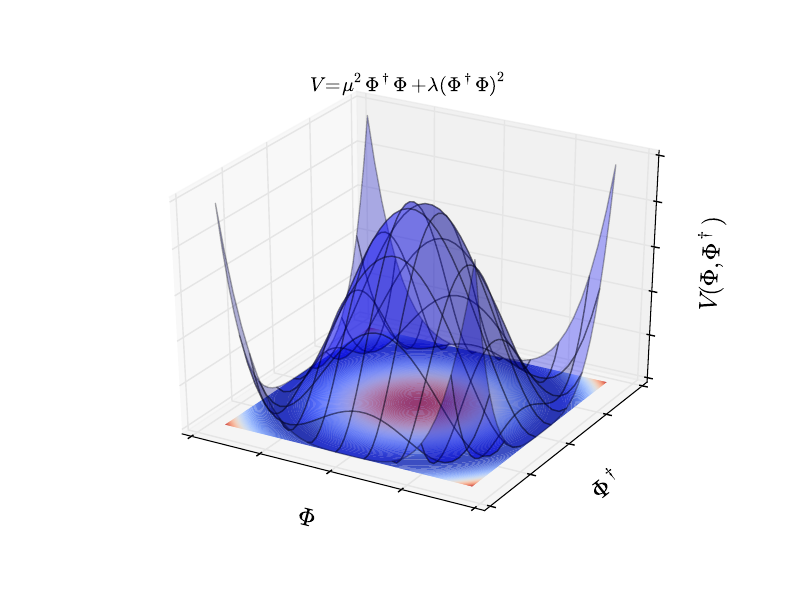

Here is the Python script that generated this plot:
import numpy as np
import matplotlib.pyplot as plt

from matplotlib import cm
from mpl_toolkits.mplot3d import axes3d

def chunks(l, n):
    """ Yield successive n-sized chunks from l.
    """
    for i in xrange(0, len(l), n):
        yield l[i:i+n]

sym_range = 2.05

fig = plt.figure()
ax = fig.gca(projection='3d')
X = np.arange(-sym_range+0.3,sym_range-0.2,0.1)
Y = np.arange(-sym_range+0.3,sym_range-0.2,0.1)
X,Y = np.meshgrid(X,Y)
Z = (-(X**2 + Y**2) + 3)**2

ax.plot_surface(X, Y, Z, rstride=4, cstride=4, alpha=0.3)
cset = ax.contourf(X, Y, Z, 100, zdir='z', offset=0, cmap=cm.coolwarm, vmax=10)

ax.set_xlim(-sym_range, sym_range)
ax.set_ylim(-sym_range, sym_range)
ax.set_zlim(0, 10)

ax.set_title(r'$V = \mu^{2}\Phi^{\dagger}\Phi + \lambda(\Phi^{\dagger}\Phi)^{2}$')
ax.set_xticklabels([""]*len(ax.get_xticklabels()))
ax.set_yticklabels([""]*len(ax.get_yticklabels()))
ax.set_zticklabels([""]*len(ax.get_zticklabels()))

ax.set_xlabel(r'$\Phi$', fontsize=18)
ax.set_ylabel(r'$\Phi^{\dagger}$', fontsize=18)
ax.set_zlabel(r'$V(\Phi,\Phi^{\dagger})$', fontsize=18)

plt.savefig('figures/mexican_hat.pdf')
plt.show()
